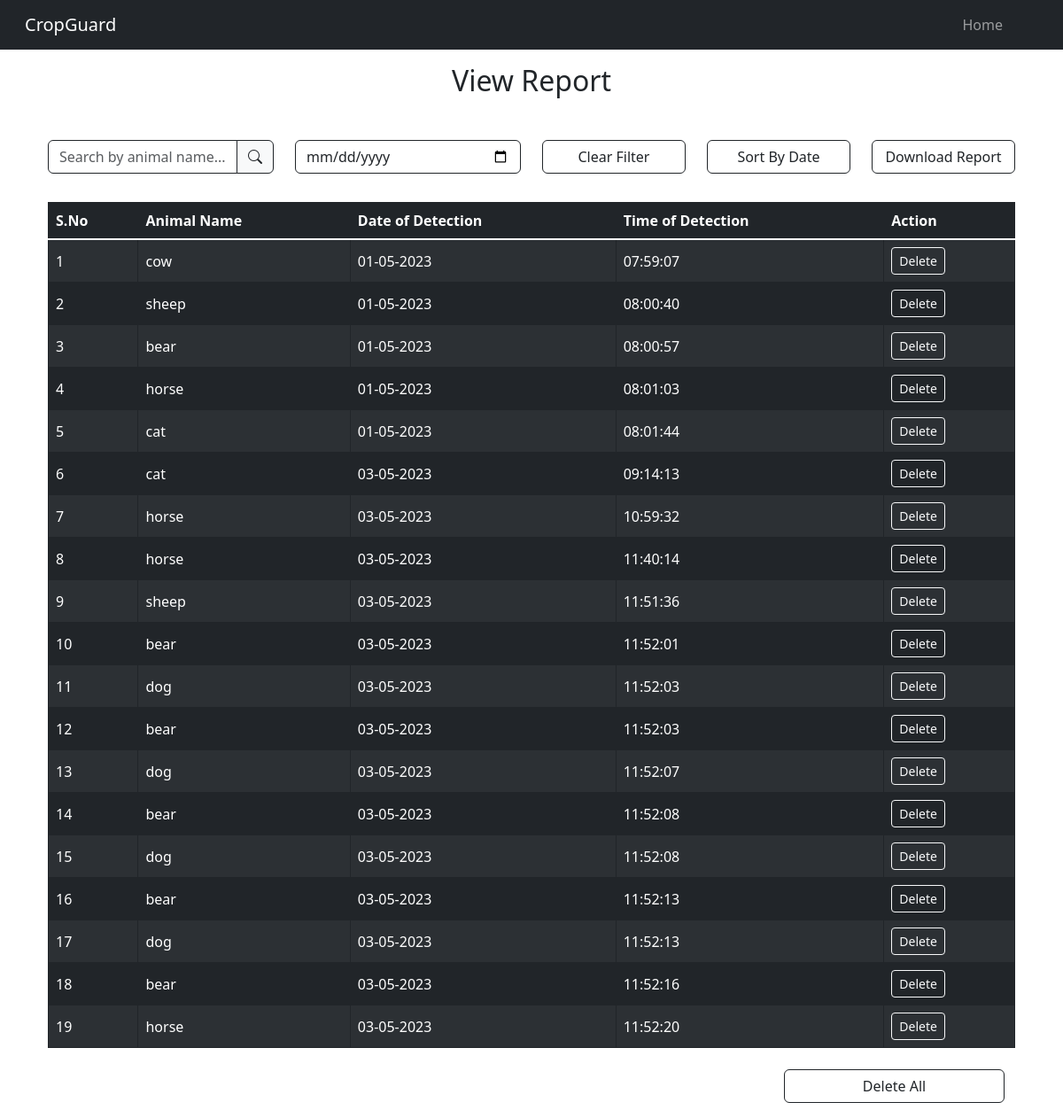
The app's page /viewreport with its own data.
### app.py (models this page shows, shortened)
class DetectAnimals(db.Model):
    sno = db.Column(db.Integer, primary_key=True)
    animal_name = db.Column(db.String(20), nullable=False)
    date_of_detection = db.Column(db.String(20), nullable=False, default=datetime.now().strftime('%d-%m-%Y'))
    time_of_detection = db.Column(db.String(20), nullable=False, default=datetime.now().strftime('%H:%M:%S'))

### app.py (the view)
@app.route('/viewreport')
def viewreport():
    allAnimals = DetectAnimals.query.all()
    return render_template('viewreport.html', report=allAnimals)

### templates/viewreport.html
{% extends 'base.html' %} {% block navcontent %}
<a class="nav-link mx-2 me-5" href="/home">Home</a>
{% endblock navcontent %} {% block content %}
<section>
  <div class="container mt-3">
    <h2 class="text-center">View Report</h2>
    <div
      class="row text-center justify-content-center align-items-center gy-3 py-4 mx-auto my-2"
    >
      <div class="col-md-3">
        <div class="input-group">
          <input
            class="form-control shadow-none border border-dark"
            type="text"
            id="searchTableInp"
            placeholder="Search by animal name..."
          />
          <i class="bi bi-search input-group-text border border-dark"></i>
        </div>
      </div>
      <div class="col-md-3">
        <input
          class="form-control shadow-none border border-dark"
          type="date"
          id="datepicker"
        />
      </div>
      <div class="col-md-2 d-grid">
        <button class="btn btn-outline-dark" id="clearBtn">Clear Filter</button>
      </div>
      <div class="col-md-2 d-grid">
        <button class="btn btn-outline-dark" id="sortTableBtn">
          Sort By Date
        </button>
      </div>
      <div class="col-md-2 d-grid">
        <button id="downloadReportBtn" class="btn btn-outline-dark">
          Download Report
        </button>
      </div>
    </div>
    <div class="container table-responsive">
      <table
        class="table table-striped table-bordered table-dark table-hover border-dark align-middle"
        id="reportTable"
      >
        <thead>
          <tr>
            <th>S.No</th>
            <th>Animal Name</th>
            <th>Date of Detection</th>
            <th>Time of Detection</th>
            <th>Action</th>
          </tr>
        </thead>
        <tbody class="table-group-divider">
          {% for row in report %}
          <tr>
            <td>{{ loop.index }}</td>
            <td>{{ row.animal_name }}</td>
            <td>{{ row.date_of_detection }}</td>
            <td>{{ row.time_of_detection }}</td>
            <td>
              <a
                type="button"
                href="/delete/{{row.sno}}"
                class="btn btn-outline-light btn-sm"
                >Delete</a
              >
            </td>
          </tr>
          {% endfor %}
        </tbody>
      </table>
    </div>
    <div
      class="container row justify-content-end align-items-center text-center my-2 mx-auto"
    >
      <div class="col-md-3 d-grid">
        <a href="/deleteAll" class="btn btn-outline-dark">Delete All</a>
      </div>
    </div>
  </div>
</section>
{% endblock content %}

### templates/base.html (shortened to what this page needs)
<!DOCTYPE html>
<html lang="en">
  <head>
    <link
      href="https://cdn.jsdelivr.net/npm/bootstrap@5.3.0-alpha3/dist/css/bootstrap.min.css"
      rel="stylesheet"
    />
    <link
      rel="stylesheet"
      href="{{ url_for('static', filename='css/style.css') }}"
    />
    <link
      rel="stylesheet"
      href="https://cdn.jsdelivr.net/npm/bootstrap-icons@1.10.4/font/bootstrap-icons.css"
    />
  </head>
  <body>
    <nav
      class="navbar sticky-top navbar-expand-lg navbar bg-dark"
      data-bs-theme="dark"
    >
      <div class="container-fluid">
        <a class="navbar-brand mx-3" href="/">CropGuard</a>
        <div
          class="collapse navbar-collapse justify-content-end"
          id="navbarSupportedContent"
        >
          <div class="navbar-nav">
            {% block navcontent %} {% endblock navcontent %}
          </div>
        </div>
      </div>
    </nav>
    <main>{% block content %} {% endblock content %}</main>
  </body>
</html>

### records on screen
DetectAnimals: animal_name "cow", date_of_detection "01-05-2023", time_of_detection "07:59:07"
DetectAnimals: animal_name "sheep", date_of_detection "01-05-2023", time_of_detection "08:00:40"
DetectAnimals: animal_name "bear", date_of_detection "01-05-2023", time_of_detection "08:00:57"
DetectAnimals: animal_name "horse", date_of_detection "01-05-2023", time_of_detection "08:01:03"
DetectAnimals: animal_name "cat", date_of_detection "01-05-2023", time_of_detection "08:01:44"
DetectAnimals: animal_name "cat", date_of_detection "03-05-2023", time_of_detection "09:14:13"
DetectAnimals: animal_name "horse", date_of_detection "03-05-2023", time_of_detection "10:59:32"
DetectAnimals: animal_name "horse", date_of_detection "03-05-2023", time_of_detection "11:40:14"
DetectAnimals: animal_name "sheep", date_of_detection "03-05-2023", time_of_detection "11:51:36"
DetectAnimals: animal_name "bear", date_of_detection "03-05-2023", time_of_detection "11:52:01"
DetectAnimals: animal_name "dog", date_of_detection "03-05-2023", time_of_detection "11:52:03"
DetectAnimals: animal_name "bear", date_of_detection "03-05-2023", time_of_detection "11:52:03"
DetectAnimals: animal_name "dog", date_of_detection "03-05-2023", time_of_detection "11:52:07"
DetectAnimals: animal_name "bear", date_of_detection "03-05-2023", time_of_detection "11:52:08"
DetectAnimals: animal_name "dog", date_of_detection "03-05-2023", time_of_detection "11:52:08"
DetectAnimals: animal_name "bear", date_of_detection "03-05-2023", time_of_detection "11:52:13"
DetectAnimals: animal_name "dog", date_of_detection "03-05-2023", time_of_detection "11:52:13"
DetectAnimals: animal_name "bear", date_of_detection "03-05-2023", time_of_detection "11:52:16"
DetectAnimals: animal_name "horse", date_of_detection "03-05-2023", time_of_detection "11:52:20"
